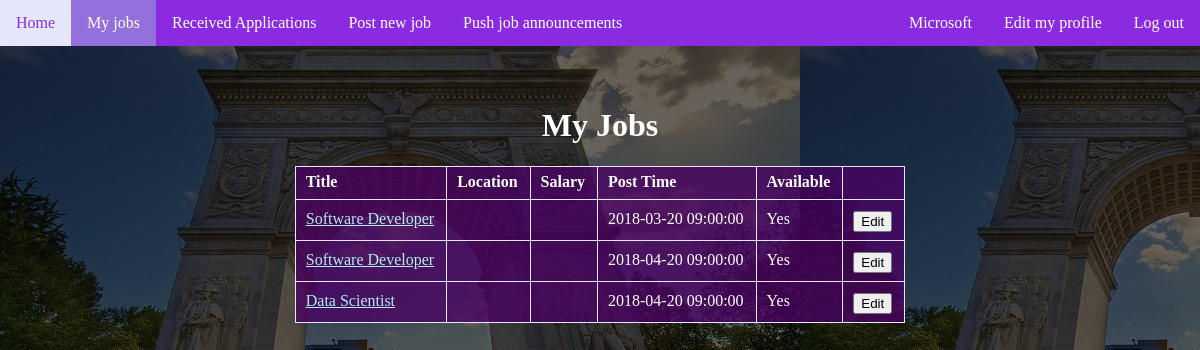
The app's page /c_job.php (signed in) with its own data.
### tables this page shows
CREATE TABLE `Job` (
	`jid` INT NOT NULL,
	`cid` INT NOT NULL,
	`title` VARCHAR(127) NOT NULL,
	`location` VARCHAR(45),
	`salary` VARCHAR(45),
	`required_degree` TEXT,
	`required_major` TEXT,
	`posttime` DATETIME NOT NULL,
	`description` TEXT,
	`available` BIT NOT NULL DEFAULT 1,
	PRIMARY KEY (`jid`),
	FOREIGN KEY (`cid`) REFERENCES `Company` (`cid`)
);

### c_job.php (the view, shortened to what this page needs)
<?php
    include_once 'includes/header.php';
    include_once 'includes/dbh.inc.php';
    $cid = $_SESSION['id'] ;
    $sql = "SELECT * FROM job WHERE cid = $cid ORDER BY jid";
	  $result = mysqli_query($conn, $sql);
	  $num = mysqli_num_rows($result);
?>
<!DOCTYPE html>
<html>
 <head>
 <body>
 <div class='main-container'>
  <h1>My Jobs</h1>
   <table id = "view_table" align=center class="filled">
   <tr>
    <th> Title </th>
    <th> Location </th>
    <th> Salary </th>
    <th> Post Time </th>
    <th> Available </th>
    <th></th>
   </tr>
   <?php
     for($i = 1; $i <= $num; $i=$i+1){
		 $row = mysqli_fetch_array($result);
	?>
	 <td><a href=<?php echo'"job.php?id=' . $row['jid'] . '"'?>>
        <?php echo $row['title']?>
     </a></td>
	 <td><?php echo $row['location']?></td>
	 <td><?php echo $row['salary']?></td>
	 <td><?php echo $row['posttime']?></td>
	 <td><?php if ($row['available']) echo 'Yes'; else echo 'No';?></td>
     <td><form action='c_job_edit.php' method='POST'>
        <button type='submit' name='submit'>Edit</button></form>
     </td>
	<?php
	 }
   ?>
  </table>
  </div>
  </body>
 </html>

### style.css (style rules this page uses)
body { font-size: 16px; color: white; margin: 0; background: linear-gradient(rgba(0, 0, 0, 0.6), rgba(0, 0, 0, 0.6)), url('nyu.jpg'); }
header a { float: left; text-align: center; padding: 14px 16px; text-decoration: none; color: white; background-color: blueviolet; }
header a.current { background-color: mediumpurple; }
.main-container { padding-top: 40px; width: 800px; margin-left: auto; margin-right: auto; color: white; }
.main-container h1 { text-align: center; }
.main-container form { padding-top: 5px; }
.main-container a { color: paleturquoise; }
.main-container table.filled { border-collapse: collapse; background-color: rgba(75, 0, 100, 0.75); }
.main-container table.filled td, .main-container table.filled th { border: 1px solid lavender; text-align: left; padding-top: 6px; padding-bottom: 8px; padding-left: 10px; padding-right: 12px; }
.main-container-application input, .main-container-application textarea, { width: 90%; height: 40px; padding: 0px 5%; margin-bottom: 4px; background-color: #fff; border: none; font-family: arial; font-size: 16px; color:#111; line-height: 40px; }

### records on screen
job: title "Software Developer", posttime "2018-03-20 09:00:00", available "Yes"
job: title "Software Developer", posttime "2018-04-20 09:00:00", available "Yes"
job: title "Data Scientist", posttime "2018-04-20 09:00:00", available "Yes"

### other values on screen
$_SESSION['name'] "Microsoft"
